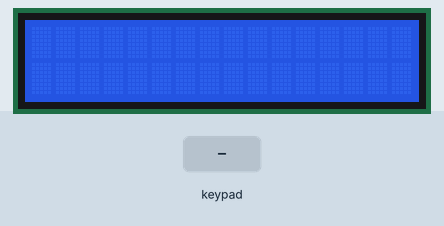
Recording of a sketch running on a simulated Arduino Uno, built with avr-gcc and run on an emulated ATmega328P. Parts: 16×2 character LCD. The test bench sets the inputs (shaded band).

Above: at 1.2 s.
1.3 s: keypad keys 4 5 6 7 # pressed 0.4 s apart
At 3.9 s:
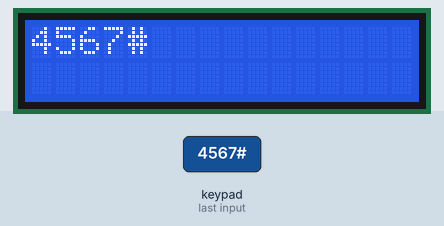
4.8 s: key 'A' pressed
At 5.4 s:
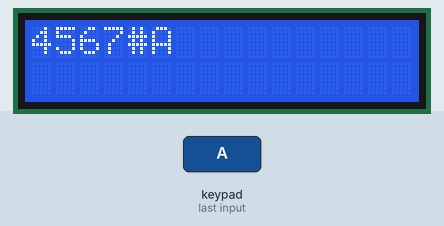
6.3 s: key 'B' pressed
At 7.5 s:
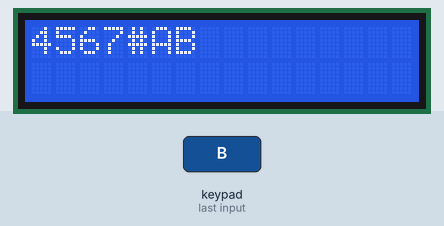
7.8 s: keypad keys 4 5 6 7 * pressed 0.4 s apart
At 10.1 s:
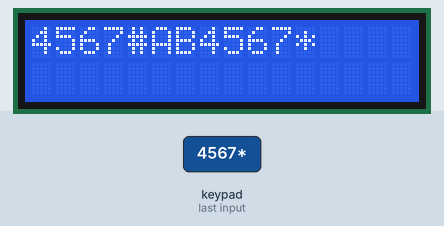
11.3 s: key 'C' pressed
At 12.5 s:
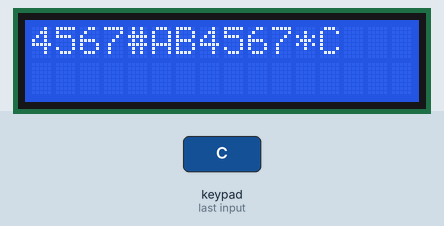
12.8 s: key '*' pressed
At 13.9 s:
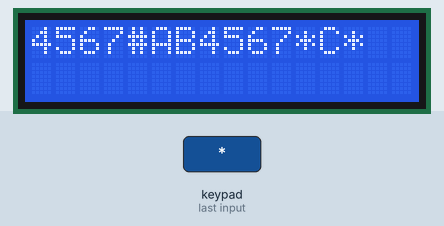
Timing chart, 0 to 15.3 s (numbered marks = the images above; inputs shaded):
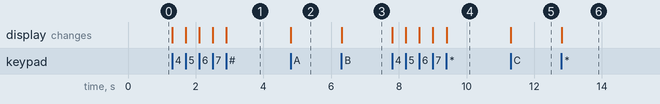

Measured:
- after the input at 1.3 s, the display: first changes at once (image 1 shows a later state)
- after the input at 4.8 s, the display: changes at once (image 2)
- after the input at 6.3 s, the display: changes at once (image 3)
- after the input at 7.8 s, the display: first changes at once (image 4 shows a later state)
- after the input at 11.3 s, the display: changes at once (image 5)
- after the input at 12.8 s, the display: changes at once (image 6)

The sketch:

Keypad_to_LCD_using_I2C_adapter.ino
```cpp
#include <Keypad.h>
#include <LiquidCrystal_I2C.h>
LiquidCrystal_I2C lcd(0x27,16,2);

const byte ROWS = 4;
const byte COLS = 4;

char keys[ROWS][COLS] = {
  {'1','2','3','A'},
  {'4','5','6','B'},
  {'7','8','9','C'},
  {'*','0','#','D'}
};

byte rowPins[ROWS] = {4, 5, 6, 7}; //R1,R2,R3,R4
//connect to the column pinouts of the keypad
byte colPins[COLS] = {8, 9, 10, 11};//C1,C2,C3,C4

Keypad keypad = Keypad( makeKeymap(keys), rowPins, colPins, ROWS, COLS );

void setup(){
  lcd.init();
  lcd.backlight();
  lcd.setCursor(0,0);
}

void loop(){
  char key = keypad.getKey();
  if (key){
  lcd.print(key);
  }
}
```
